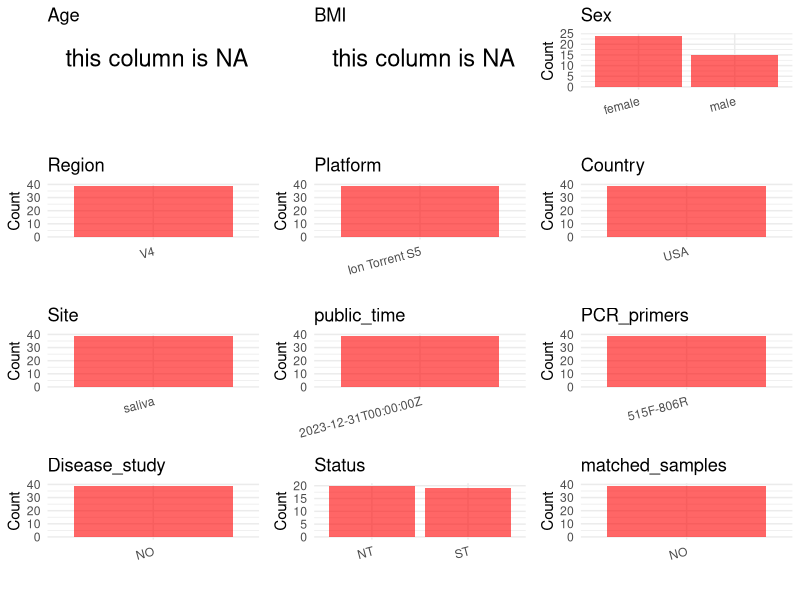

Recreate this plot in R. (Note: this script raises an error after producing the figure.)
## ---- chunk 1
# Load necessary libraries
library(dplyr)
library(ggplot2)
library(cowplot)

# Set working directory (update this path to your local directory)
setwd("D:/studylearning/董彪师兄项目/任务4_20251009/PRJNA778221")

# Read the initial metadata files
initial_meta<-read.csv("SraRunTable.csv",header = T)

# Display the first few rows of the metadata
head(initial_meta)
## ---- chunk 2
# Create a uniform metadata dataframe
metadata <- data.frame(
  BioProject = initial_meta$BioProject,
  Run = initial_meta$Run,
  sample_name = initial_meta$Sample.Name,
  Age = NA,
  BMI = NA,
  Sex= initial_meta$sex,
  Region = "V4",
  Platform = initial_meta$Instrument,
  Country = initial_meta$geo_loc_name_country,
  Site = initial_meta$env_medium,
  public_time = initial_meta$ReleaseDate,
  stringsAsFactors = FALSE
)
## ---- chunk 3
# Add information obtained from the publication
metadata$PCR_primers <- "515F-806R"  # Update based on the publication
metadata$title <- "Daily Exposure to a Cranberry Polyphenol Oral Rinse Alters the Oral Microbiome but Not Taste Perception in PROP Taster Status Classified Individuals"
metadata$Disease_study <- "NO"
metadata$Status <- initial_meta$TasterStatus

#extract subject id by remove prefix of sample_name
#metadata$sample_name <- gsub("_st|_sal", "", metadata$sample_name)

# Check initial data distribution
cat("Initial sample distribution:\n")
table(metadata$sample_name)
table(metadata$Site)

# Calculate sampling frequency per subject
sample_counts <- table(metadata$sample_name)
cat("\nNumber of samples per subject:\n")
print(sample_counts)

# Create matched_samples column
metadata$matched_samples <- ifelse(metadata$sample_name %in% names(sample_counts[sample_counts >= 2]), "YES", "NO")

cat("\nMatched samples distribution:\n")
table(metadata$matched_samples)

# Identify samples for removal: single samples excluding saliva 
single_samples <- names(sample_counts[sample_counts == 1])
samples_to_remove <- metadata$sample_name %in% single_samples & !(metadata$Site %in% c("saliva"))

cat("\nNumber of samples to be removed:", sum(samples_to_remove), "\n")

# Remove identified samples
metadata_clean <- metadata[!samples_to_remove, ]

cat("\nFinal sample distribution after cleaning:\n")
table(metadata_clean$sample_name)
table(metadata_clean$Site)
table(metadata_clean$matched_samples)

# Use cleaned dataset for subsequent analysis
metadata <- metadata_clean
## ---- chunk 4
# Check the number of unique runs and sample names
print(paste("Number of unique runs:", length(unique(metadata$Run))))
print(paste("Number of unique sample names:", length(unique(metadata$sample_name))))
## ---- chunk 5
# Select columns for visualization
plot_data <- metadata %>%
  select(-BioProject, -Run, -sample_name, -title)

# Function to create simple plots for each column
create_simple_plots <- function(data) {
  plots <- list()
  
  for (col in colnames(data)) {
    # Check if the column is all NA
    if (all(is.na(data[[col]]))) {
      # Create an empty plot with text indicating all NA
      p <- ggplot() +
        annotate("text", x = 0.5, y = 0.5, label = "this column is NA", size = 6) +
        labs(title = col) +
        theme_void()
    } else if (is.numeric(data[[col]])) {
      # Numeric variable: histogram
      p <- ggplot(data, aes(x = .data[[col]])) +
        geom_histogram(fill = "blue", alpha = 0.6, bins = 20, na.rm = TRUE) +
        labs(title = col) +
        theme_minimal()
    } else {
      # Categorical variable: bar plot (remove NA values)
      count_data <- as.data.frame(table(data[[col]], useNA = "ifany"))
      p <- ggplot(count_data, aes(x = reorder(Var1, -Freq), y = Freq)) +
        geom_col(fill = "red", alpha = 0.6) +
        labs(title = col, x = NULL, y = "Count") +
        theme_minimal() +
        theme(axis.text.x = element_text(angle = 15, hjust = 1))
    }
    plots[[col]] <- p
  }
  
  return(plots)
}

# Generate and arrange plots
plots <- create_simple_plots(plot_data)
p<-plot_grid(plots$Age, 
          plots$BMI, 
          plots$Sex, 
          plots$Region, 
          plots$Platform, 
          plots$Country, 
          plots$Site,
          plots$public_time, 
          plots$PCR_primers,
          plots$Disease_study,
          plots$Status,
          plots$matched_samples,# add 
          ncol = 3, align = "hv", axis = "lb")
ggsave("Metadata_Summary.png", plot = p, width = 8, height = 6, dpi = 150, bg = "white")
## ---- chunk 6
knitr::include_graphics("Metadata_Summary.png")
## ---- chunk 7
# Reorder columns to match the desired format
metadata <- metadata[, c(
  "BioProject", "Run", "sample_name", "Age", "BMI", "Sex", 
  "Region", "Platform", "Country", "Site", "public_time", 
  "PCR_primers", "title", "Disease_study", "Status","matched_samples"
)]

# Export the uniform metadata to a CSV file
write.csv(metadata, file = "metadata.csv", quote = FALSE)
head(metadata)
